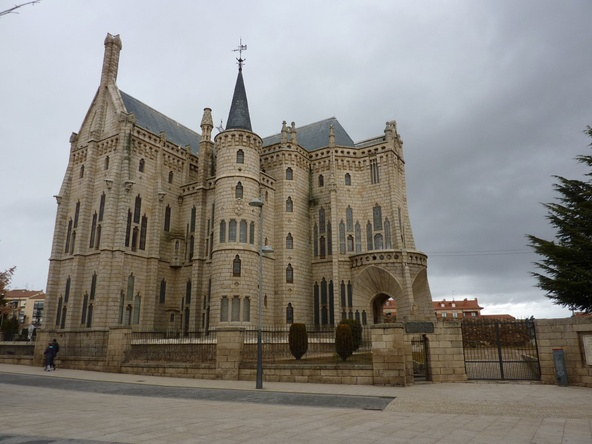
#> input picture Data/EGaudi_1.jpg, 592 x 444 px, shrunk from 1600 x 1200 before the run
$ python FREAK.py
#> lines starting #> are read from the running program, lines starting #| are printed output that depends on the picture
# -*- coding: utf-8 -*-
"""
Created on Sat Jun 12 15:07:34 2021

@author: fancy
"""

import numpy as np
import cv2 as cv
import matplotlib.pyplot as plt

path = r'../Data/'
filename = 'EGaudi'
method = 'FREAK'

img1 = cv.imread(path+filename+'_'+'1.jpg')          # queryImage
#> img1 is the input picture: shape (444, 592, 3); mean B, G, R 129.1, 134.2, 137.1
img2 = cv.imread(path+filename+'_'+'2.jpg')     # trainImage
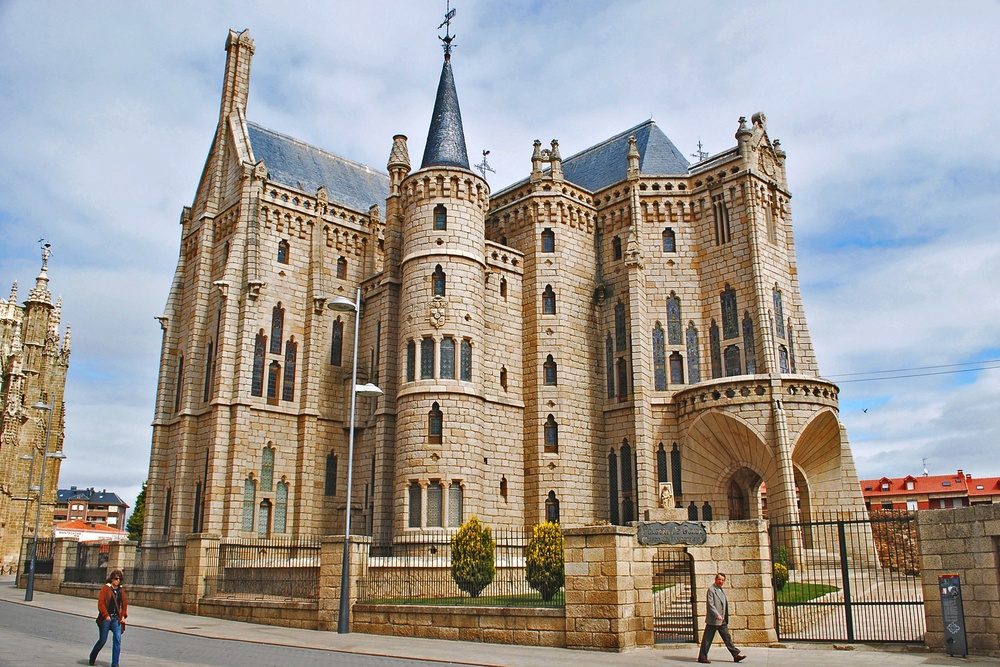
#> input picture Data/EGaudi_2.jpg, 1000 x 667 px, shrunk from 2701 x 1801 before the run
#> img2 is the input picture: shape (667, 1000, 3); mean B, G, R 146.6, 153, 159.1


# find the keypoints
det = cv.BRISK_create()
kp1 = det.detect(img1)
#> kp1 = 1855 keypoints; strongest (x, y, size): (481, 308, 13.1), (210, 109, 13.1), (204, 109, 13.4), (532, 317, 11.8)
kp2 = det.detect(img2)
#> kp2 = 16854 keypoints; strongest (x, y, size): (488, 152, 12.9), (406, 138, 13.6), (393, 137, 14.4), (778, 607, 11.8)


#  descriptors
des = cv.xfeatures2d.FREAK_create()
kp1,des1 = des.compute(img1,kp1)
#> kp1 = 1549 keypoints; strongest (x, y, size): (481, 308, 13.1), (210, 109, 13.1), (204, 109, 13.4), (532, 317, 11.8)
kp2,des2 = des.compute(img2,kp2)
#> kp2 = 15585 keypoints; strongest (x, y, size): (488, 152, 12.9), (406, 138, 13.6), (393, 137, 14.4), (778, 607, 11.8)


# BFMatcher with default params
bf = cv.BFMatcher()
matches = bf.match(des1,des2)
#> matches = 1549 matches

# [8 lines of commented-out code are left out]

img3 = cv.drawMatches(img1, kp1, img2, kp2, matches,None)
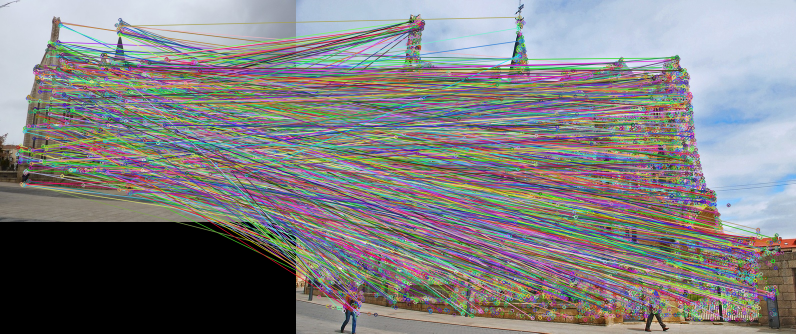
#> img3: shape (667, 1592, 3) (shown at 1/2 size); mean B, G, R 129, 127.4, 128.4

cv.imwrite(method+'_'+filename+'_'+'match.jpg',img3)
